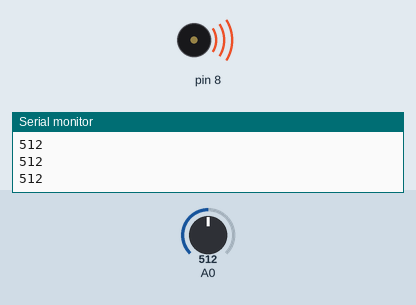
This sketch was run on a simulated Arduino Uno, built with avr-gcc and run on an emulated ATmega328P. Parts: buzzer (waves = sounding), the last lines printed to the serial monitor. The test bench sets the inputs (shaded band); at power-on: A0 = 512.

Above: at 1.2 s.
1.3 s: A0 set to 488
At 2.1 s:
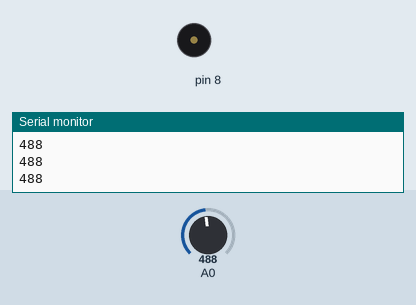
2.8 s: A0 set to 511
At 3.3 s:
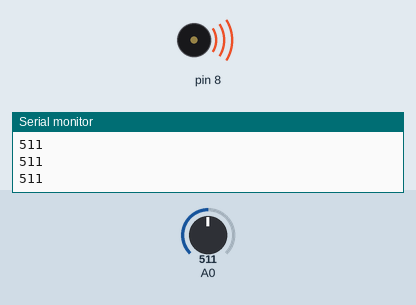
4.3 s: A0 set to 495
At 5.6 s:
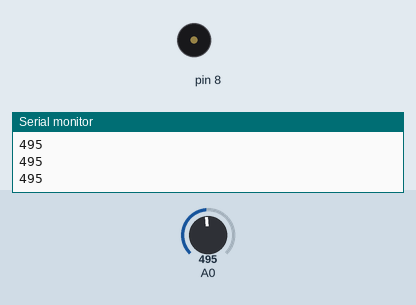
Timing chart, 0 to 7.3 s (numbered marks = the images above; inputs shaded):
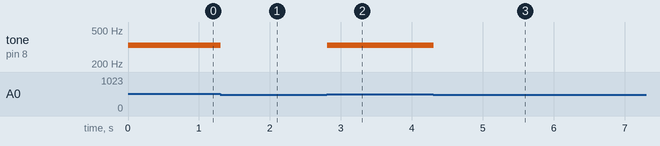

Measured:
- the behaviour switches between 505 and 504 on A0 (found by bisection; images 0 and 1)
- after the input at 1.3 s, tone on pin 8: 330 Hz → silent at once
- after the input at 2.8 s, tone on pin 8: silent → 330 Hz at once
- after the input at 4.3 s, tone on pin 8: 330 Hz → silent at once

The sketch:

piano.ino
```cpp
int notes[] = {262, 294, 330, 349};

void setup() { Serial.begin(9600); }

void loop() {
  int keyVal = analogRead(A0);
  Serial.println(keyVal);

  if (keyVal == 1023) {
    tone(8, notes[0]);
    return;
  }

  if (keyVal >= 990 && keyVal <= 1010) {
    tone(8, notes[1]);
    return;
  }

  if (keyVal >= 505 && keyVal <= 515) {
    tone(8, notes[2]);
    return;
  }

  if (keyVal >= 5 && keyVal <= 11) {
    tone(8, notes[3]);
    return;
  }

  noTone(8);
}
```
